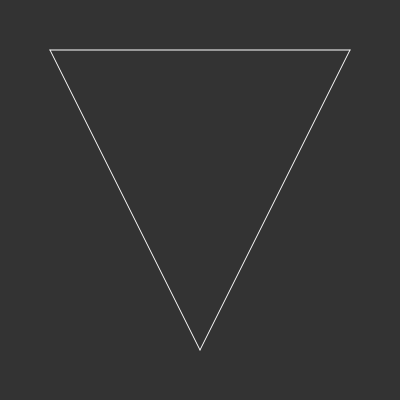
Frame 1 (no input)
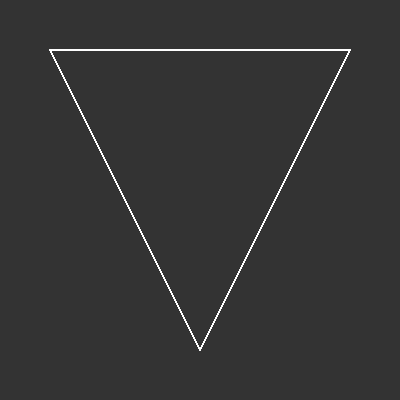
Frame 60 (no input)
Frame 120 (the mouse pressed at the canvas centre since frame 60): identical to frame 60, image omitted

The p5.js sketch that drew these frames (run headless with seeded random() and noise() and a simulated clock; from frame 60 on, the mouse is pressed at the canvas centre):

// p5.js sketch
// ── sketch.js
function setup(){
  createCanvas(400,400);
  background(51);
}

function draw(){
  //background(51);
  stroke(255)
  line(50,50, 200,350);
  line(200,350,350,50);
  line(350, 50, 50, 50);
}
